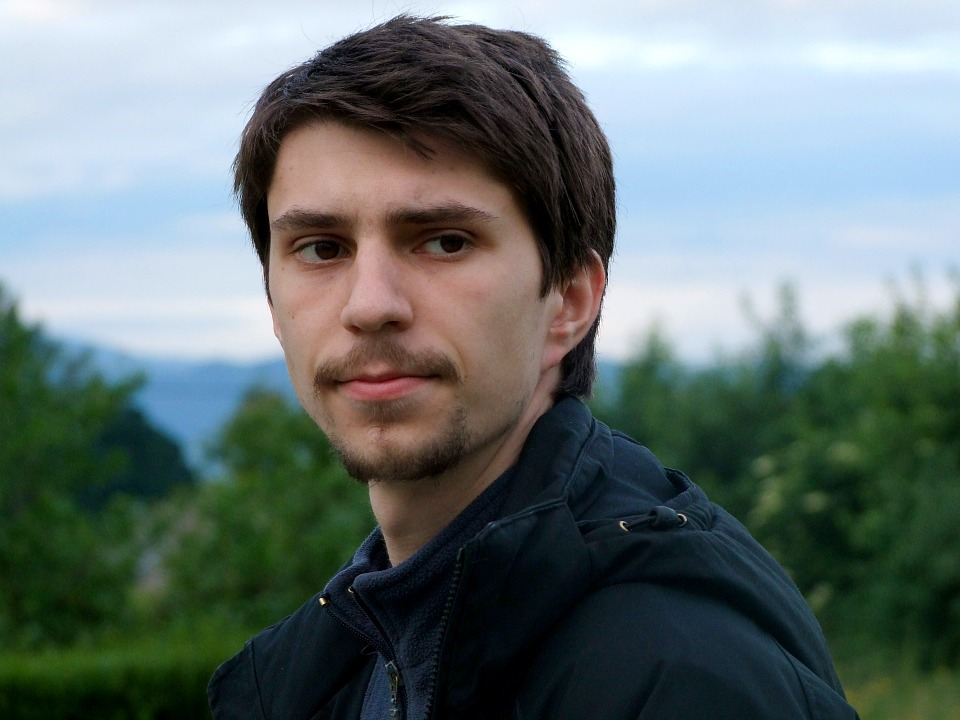
#> input picture Praktik/Praktik 10/image5.jpg, 960 x 720 px
$ python 'praktik 10_2.py'
#> lines starting #> are read from the running program, lines starting #| are printed output that depends on the picture
import os
import cv2
import numpy as np
from sklearn.cluster import KMeans
import matplotlib.pyplot as plt
import time

def load_image(filename):
#> called with filename = 'image5.jpg'
    img = cv2.imread(filename)
#> img is the input picture: shape (720, 960, 3); mean B, G, R 112.4, 114.1, 101.6
    img = cv2.cvtColor(img, cv2.COLOR_BGR2RGB)
    return img

def save_image(img, n_colors, max_iter):
    dirname = 'K-means Compressor'
    if not os.path.exists(dirname):
        os.makedirs(dirname)
    filename = f'{dirname}/5-{n_colors}-colors-{max_iter}-iter.jpg'
    cv2.imwrite(filename, img)

filename = 'image5.jpg'
img = load_image(filename)

img_data = img.reshape((-1, 3))

# Количество цветов для сжатия
# n_colors_list = [2, 3, 4, 8, 16, 32, 64, 128, 256]
n_colors_list = [64]

# Максимальное количество итераций
# max_iter_list = [50, 100, 150, 200, 250, 300, 350, 400, 450, 500]
max_iter_list = [300]

for n_colors in n_colors_list:
    start_time = time.time()
    for max_iter in max_iter_list:
        kmeans = KMeans(n_clusters=n_colors, max_iter=max_iter, random_state=0).fit(img_data)
        compressed_img_data = kmeans.cluster_centers_[kmeans.labels_]
        compressed_img_data = np.clip(compressed_img_data.astype('uint8'), 0, 255)
        compressed_img = compressed_img_data.reshape(img.shape)
        save_image(compressed_img, n_colors, max_iter)

        plt.imshow(compressed_img)
        plt.title(f'{n_colors} colors, {max_iter} iter')
        plt.show()
    end_time = time.time()
    print(f'{n_colors} colors: {end_time - start_time:.2f} seconds')
#> this loop made 1 pass
#> pass 1, in save_image, `cv2.imwrite(filename, img)`:
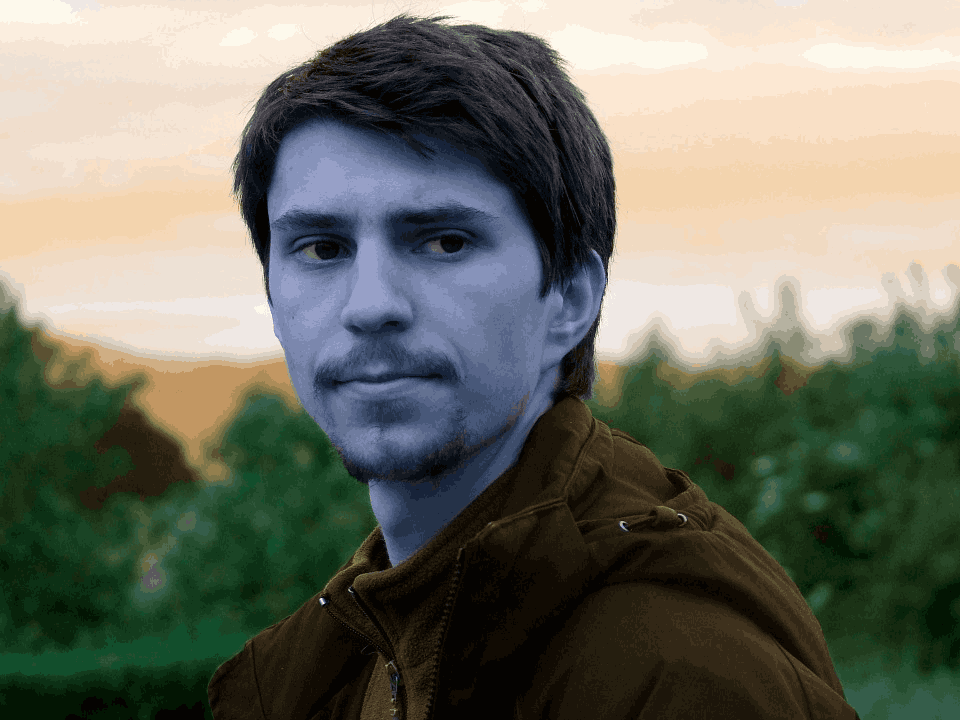
#> saved as 5-64-colors-300-iter.jpg: shape (720, 960, 3); mean B, G, R 101.1, 113.7, 111.9

$ run again, with Praktik/Praktik 10/image2.jpg copied over Praktik/Praktik 10/image5.jpg
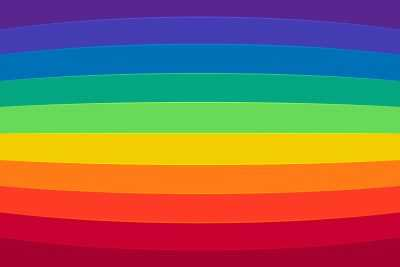
#> input picture Praktik/Praktik 10/image2.jpg, 400 x 267 px
#> in load_image, img is the input picture: shape (267, 400, 3); mean B, G, R 86.9, 105.8, 139.6
#> the loop `for n_colors in n_colors_list:` made 1 pass
#> pass 1, in save_image, `cv2.imwrite(filename, img)`:
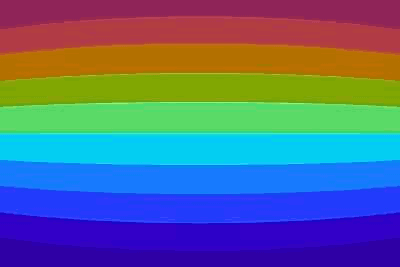
#> saved as 5-64-colors-300-iter.jpg: shape (267, 400, 3); mean B, G, R 139, 105.3, 86.3

$ run again, with Praktik/Praktik 10/image3.jpg copied over Praktik/Praktik 10/image5.jpg
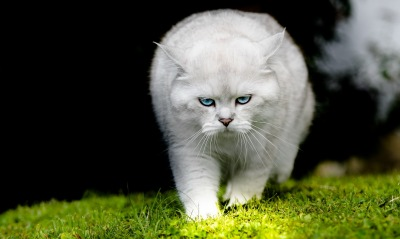
#> input picture Praktik/Praktik 10/image3.jpg, 400 x 239 px
#> in load_image, img is the input picture: shape (239, 400, 3); mean B, G, R 57.6, 81.4, 76.8
#> the loop `for n_colors in n_colors_list:` made 1 pass
#> pass 1, in save_image, `cv2.imwrite(filename, img)`:
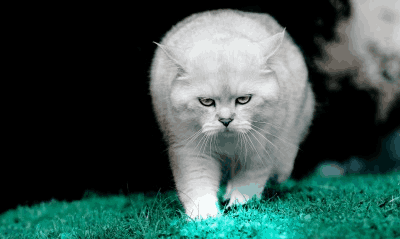
#> saved as 5-64-colors-300-iter.jpg: shape (239, 400, 3); mean B, G, R 76.4, 81, 57.2

$ run again, with Praktik/Praktik 10/image4.jpg copied over Praktik/Praktik 10/image5.jpg
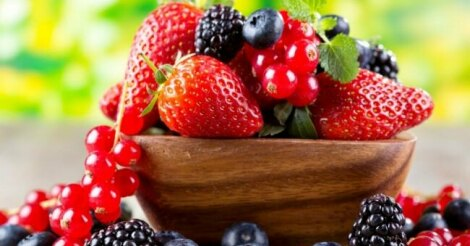
#> input picture Praktik/Praktik 10/image4.jpg, 470 x 246 px
#> in load_image, img is the input picture: shape (246, 470, 3); mean B, G, R 76.6, 116.2, 165.2
#> the loop `for n_colors in n_colors_list:` made 1 pass
#> pass 1, in save_image, `cv2.imwrite(filename, img)`:
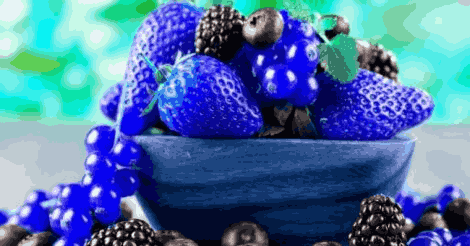
#> saved as 5-64-colors-300-iter.jpg: shape (246, 470, 3); mean B, G, R 164.7, 115.7, 76.2
